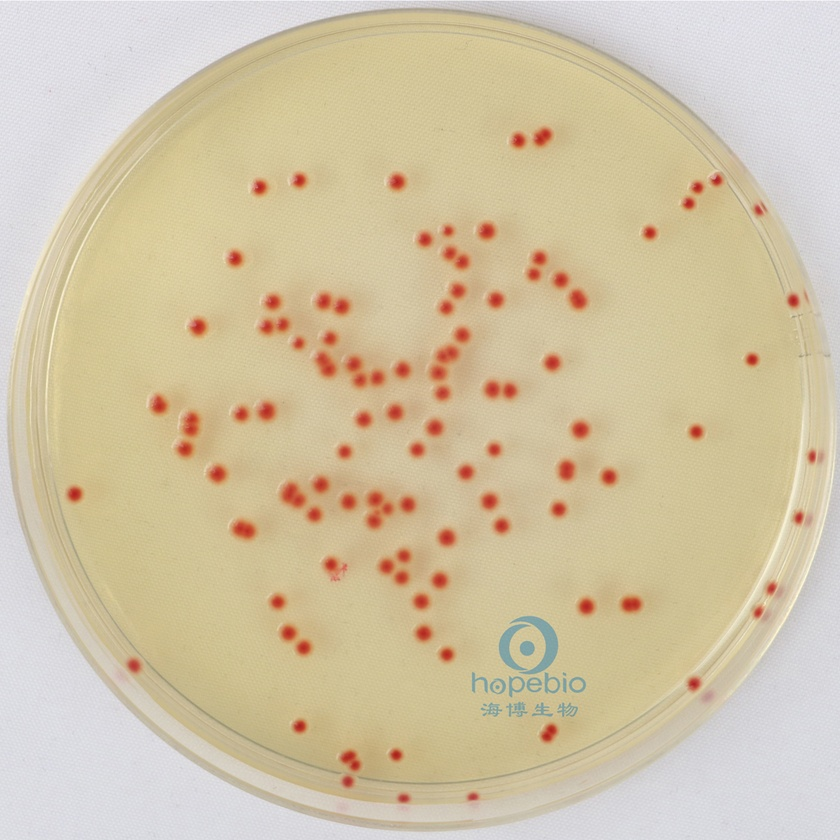
#> input picture MICROAI-COLONY/uploads/2021041310020608608.jpg, 840 x 840 px, shrunk from 1000 x 1000 before the run
$ python -i image_preprocessor.py   (imports and definitions only)
#> lines starting #> are read from the running program, lines starting #| are printed output that depends on the picture; after the words box and inside, x2 and y2 are one past the last pixel; in counts of white or black regions, pixels touching at a corner belong together
#> further down, picture is the input picture: shape (840, 840, 3); mean B, G, R 165.8, 195.7, 209.9
"""
图像预处理模块
提供菌落分析前的图像增强和处理功能
"""

import cv2
import numpy as np
from PIL import Image

class ImagePreprocessor:
    def __init__(self):
        self.methods = {
            'grayscale': self.convert_grayscale,
            'clahe': self.clahe_enhancement,
            'gaussian_blur': self.gaussian_blur,
            'edge_detect': self.edge_detection,
            'watershed': self.watershed_segmentation
        }

        # 默认参数
        self.params = {
            'grayscale': {},
            'clahe': {'clip_limit': 2.0, 'grid_size': 8},
            'gaussian_blur': {'kernel_size': 3},
            'edge_detect': {'threshold1': 50, 'threshold2': 150},
            'watershed': {'marker_threshold': 0.3}
        }

    # [68 lines left out: functions process, convert_grayscale, histogram_equalization, gaussian_blur, clahe_enhancement, edge_detection, not called in this run]

    def watershed_segmentation(self, image, marker_threshold=0.3):
        """分水岭算法分割"""
#> called with marker_threshold = 0.3
        if len(image.shape) == 3:
            gray = cv2.cvtColor(image, cv2.COLOR_BGR2GRAY)
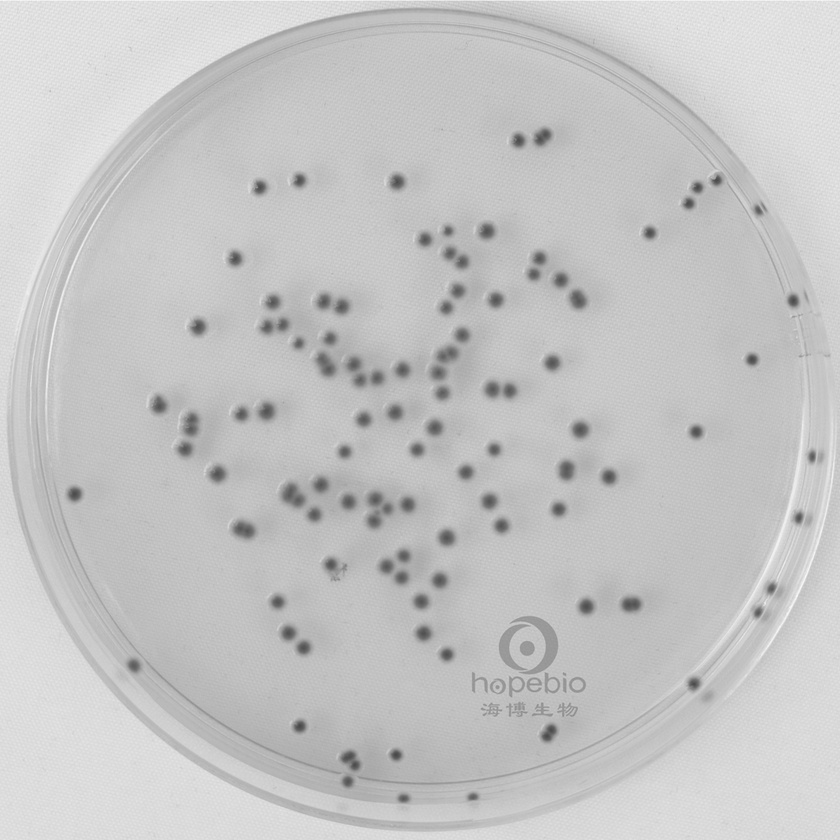
#> gray: shape (840, 840); min 72, max 250, mean 196.6
        else:
            gray = image.copy()

        # 阈值处理
        _, thresh = cv2.threshold(gray, 0, 255, cv2.THRESH_BINARY_INV + cv2.THRESH_OTSU)
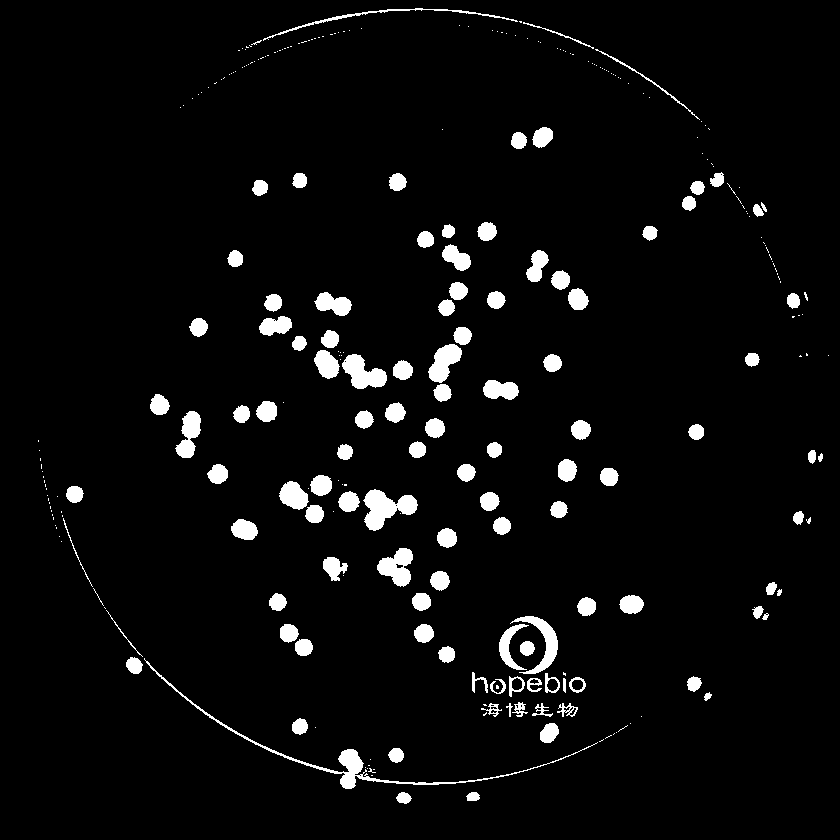
#> thresh: shape (840, 840); 4.5% white; 288 white regions (175 under 20 px), largest, box (x1, y1, x2, y2) and area: (144, 658, 598, 789) 1673, (363, 489, 418, 531) 1225, (342, 354, 387, 389) 917

        # 去除噪声
        kernel = np.ones((3,3), np.uint8)
        opening = cv2.morphologyEx(thresh, cv2.MORPH_OPEN, kernel, iterations=2)
#> opening: shape (840, 840); 3.8% white; 93 white regions, largest, box (x1, y1, x2, y2) and area: (365, 490, 417, 530) 1210, (343, 354, 387, 389) 895, (377, 548, 413, 586) 829

        # 确定背景区域
        sure_bg = cv2.dilate(opening, kernel, iterations=3)
#> sure_bg: shape (840, 840); 7.3% white; 73 white regions, largest, box (x1, y1, x2, y2) and area: (312, 328, 416, 392) 3273, (336, 487, 420, 533) 2503, (496, 613, 561, 676) 2277

        # 确定前景区域
        dist_transform = cv2.distanceTransform(opening, cv2.DIST_L2, 5)
        _, sure_fg = cv2.threshold(dist_transform, marker_threshold*dist_transform.max(), 255, 0)
#> sure_fg: shape (840, 840) float32; 1.7% white; 93 white regions (5 under 20 px), largest, box (x1, y1, x2, y2) and area: (368, 493, 394, 527) 541, (346, 357, 384, 386) 500, (432, 347, 459, 379) 436

        # 找到未知区域
        sure_fg = np.uint8(sure_fg)
        unknown = cv2.subtract(sure_bg, sure_fg)
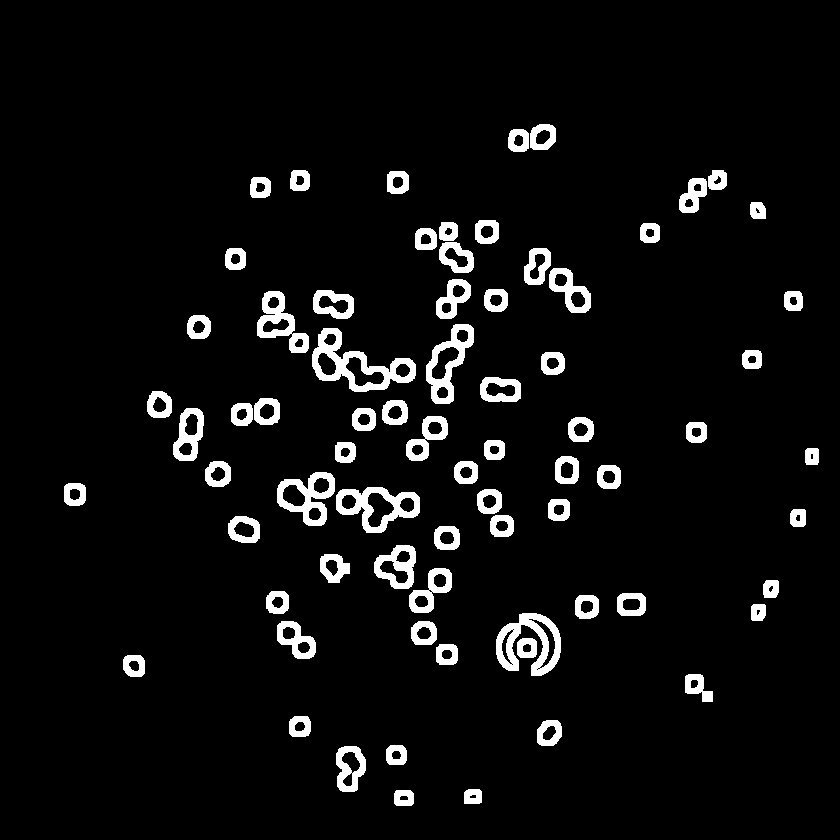
#> unknown: shape (840, 840); 5.6% white; 73 white regions, largest, box (x1, y1, x2, y2) and area: (312, 328, 416, 392) 2260, (496, 613, 561, 676) 1883, (336, 487, 420, 533) 1653

        # 标记连通区域
        _, markers = cv2.connectedComponents(sure_fg)
#> markers: shape (840, 840) int32; 94 distinct labels, from 0 to 93
        markers = markers + 1
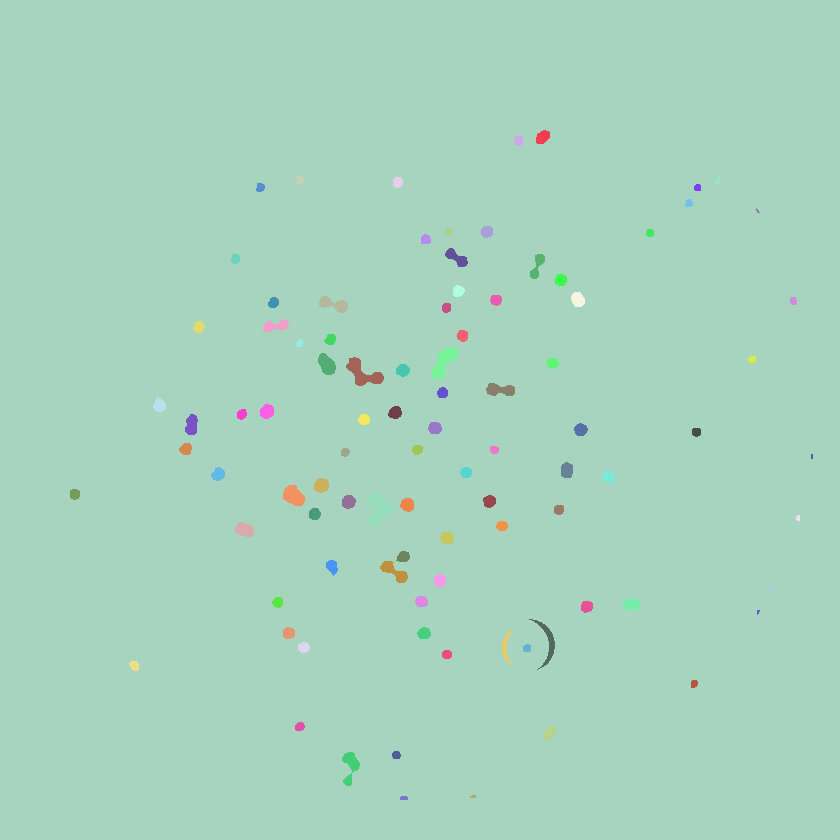
#> markers: shape (840, 840) int32; 94 distinct labels, from 1 to 94; one colour per label, 0 black
        markers[unknown == 255] = 0

        # 应用分水岭算法
        if len(image.shape) == 3:
            markers = cv2.watershed(image, markers)
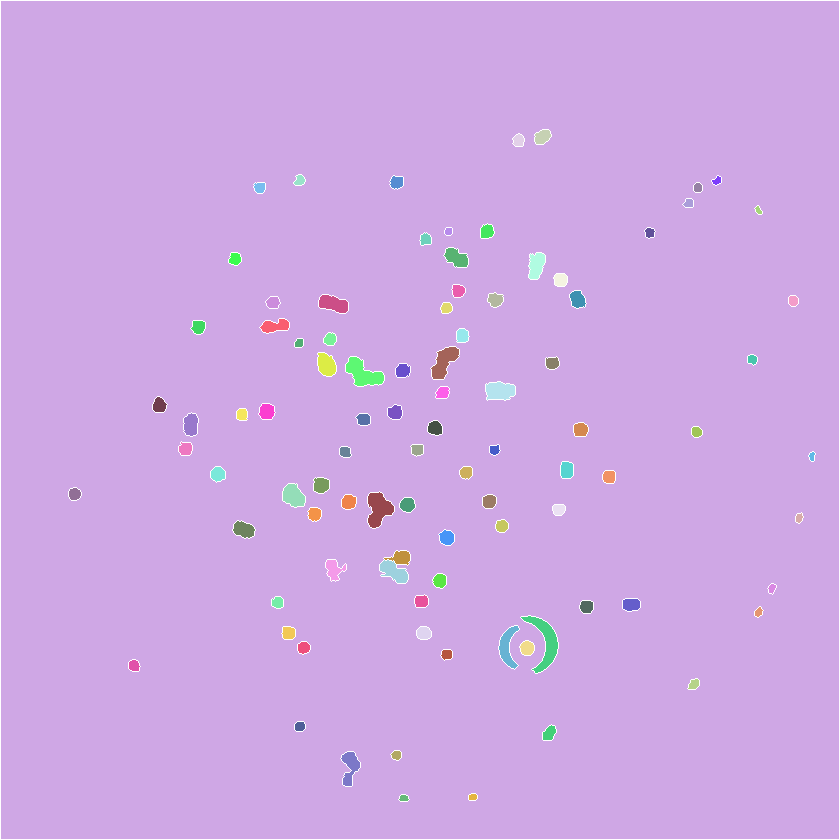
#> markers: shape (840, 840) int32; 95 distinct labels, from -1 to 94; one colour per label, 0 black, -1 white
            image[markers == -1] = [0, 0, 255]  # 标记边界
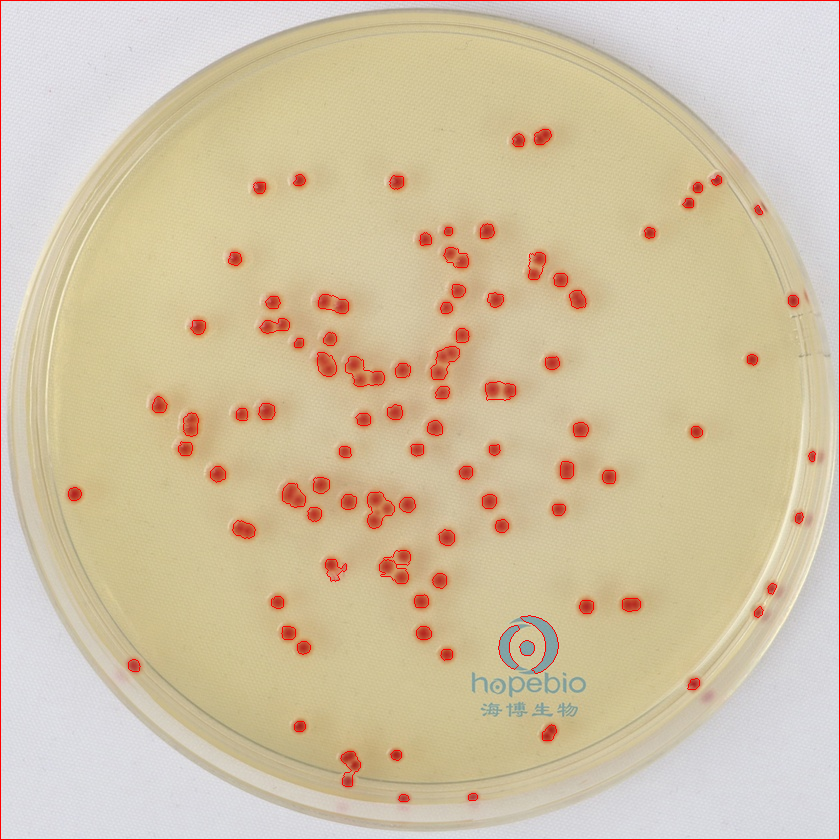
#> image: shape (840, 840, 3); 1.1% of pixels changed, all inside (x1, y1, x2, y2) = (0, 0, 840, 840)
        else:
            markers = cv2.watershed(cv2.cvtColor(image, cv2.COLOR_GRAY2BGR), markers)
            image[markers == -1] = 255  # 标记边界

        return image

    def get_available_methods(self):
        """获取可用预处理方法"""
        return list(self.methods.keys())

    # [4 lines left out: function update_parameters, not called in this run]

>>> import cv2
>>> picture = cv2.imread('../uploads/2021041310020608608.jpg')
>>> result = ImagePreprocessor().watershed_segmentation(picture)

$ run again, on MICROAI-COLONY/uploads/2121.jpg
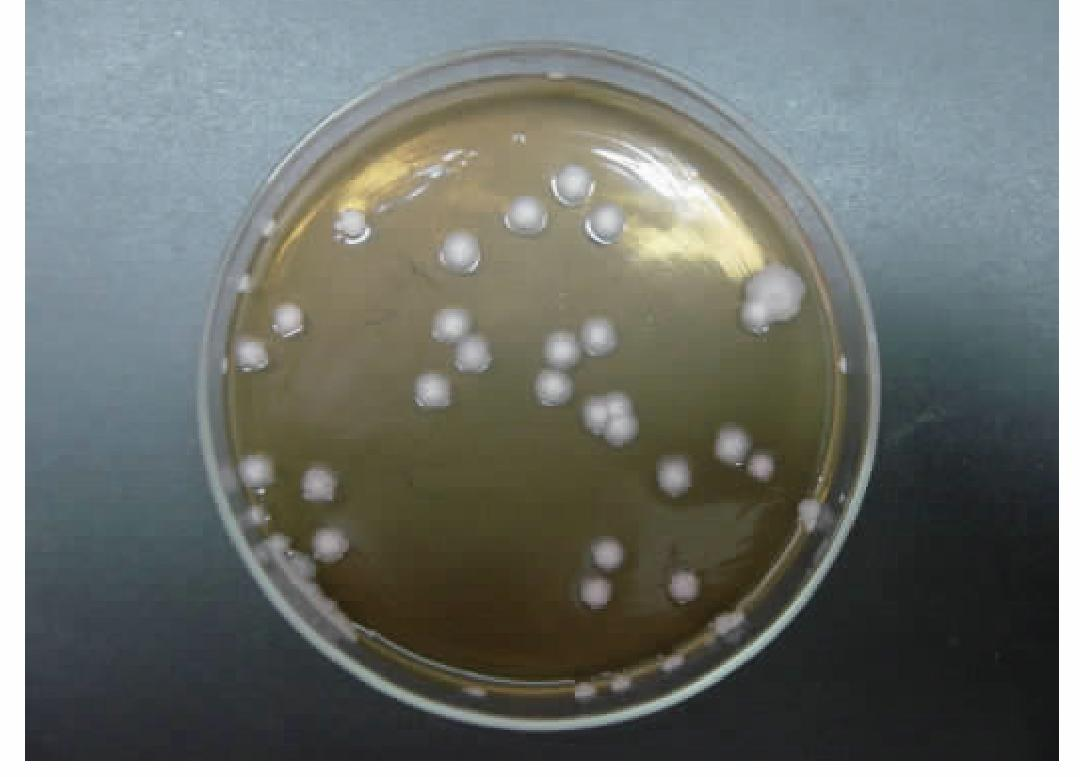
#> input picture MICROAI-COLONY/uploads/2121.jpg, 1080 x 777 px
#> picture is the input picture: shape (777, 1080, 3); mean B, G, R 110.8, 115.5, 111.2
#> in watershed_segmentation, `_, thresh = cv2.threshold(gray, 0, 255, cv2.THRESH_BINARY_INV + cv2.TH..`:
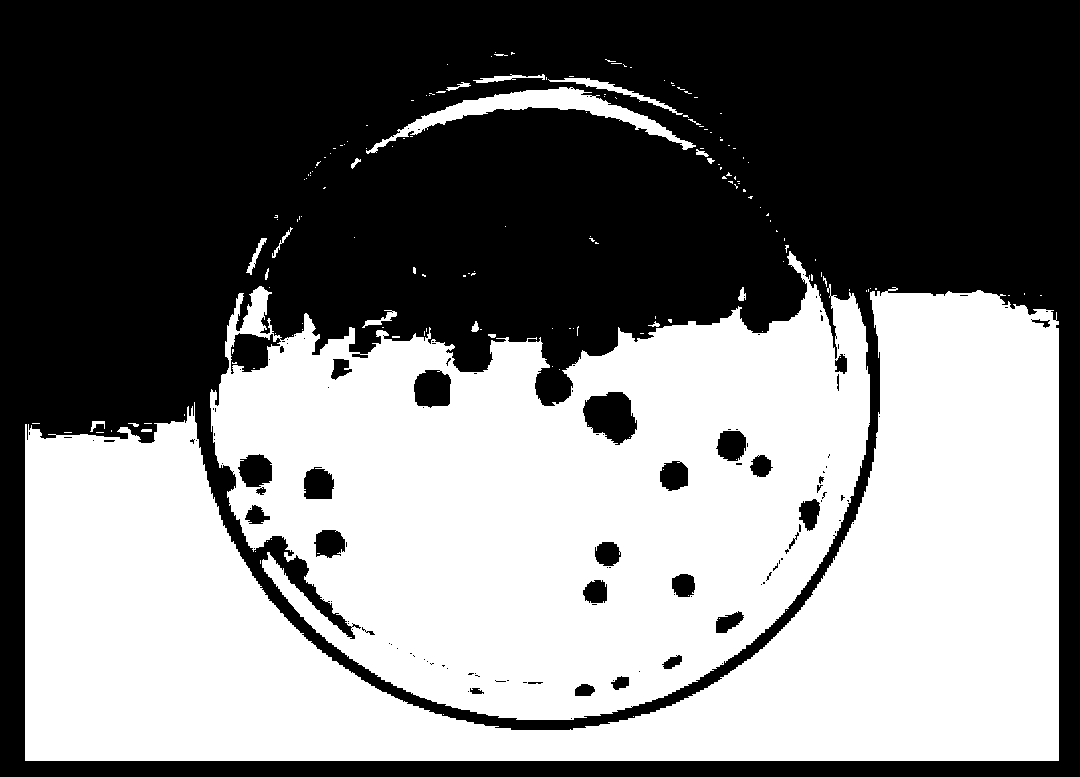
#> thresh: shape (777, 1080); 48.7% white; 169 white regions (147 under 20 px), largest, box (x1, y1, x2, y2) and area: (25, 287, 1059, 761) 210690, (210, 251, 870, 720) 191220, (366, 87, 696, 154) 4518
#> opening: shape (777, 1080); 48.2% white; 22 white regions, largest, box (x1, y1, x2, y2) and area: (25, 291, 1059, 761) 210203, (211, 286, 870, 720) 188009, (409, 87, 677, 142) 4034
#> sure_bg: shape (777, 1080); 52% white; 38 black regions (16 under 20 px), largest, box (x1, y1, x2, y2) and area: (0, 0, 1080, 777) 396781, (587, 395, 634, 440) 1427, (417, 373, 447, 404) 774
#> unknown: shape (777, 1080); 34.2% white; 7 white regions, largest, box (x1, y1, x2, y2) and area: (22, 283, 1062, 764) 276507, (397, 75, 695, 152) 7299, (222, 284, 271, 360) 2252
#> in watershed_segmentation, `image[markers == -1] = [0, 0, 255]`:
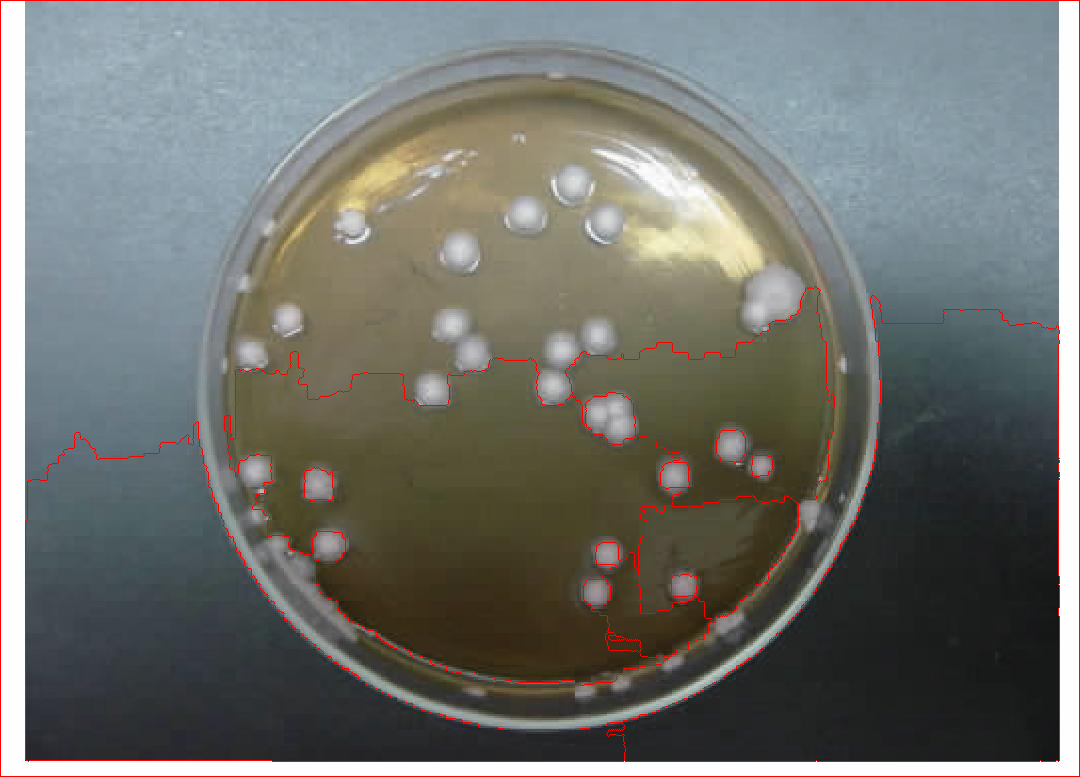
#> image: shape (777, 1080, 3); 1.3% of pixels changed, all inside (x1, y1, x2, y2) = (0, 0, 1080, 777)
